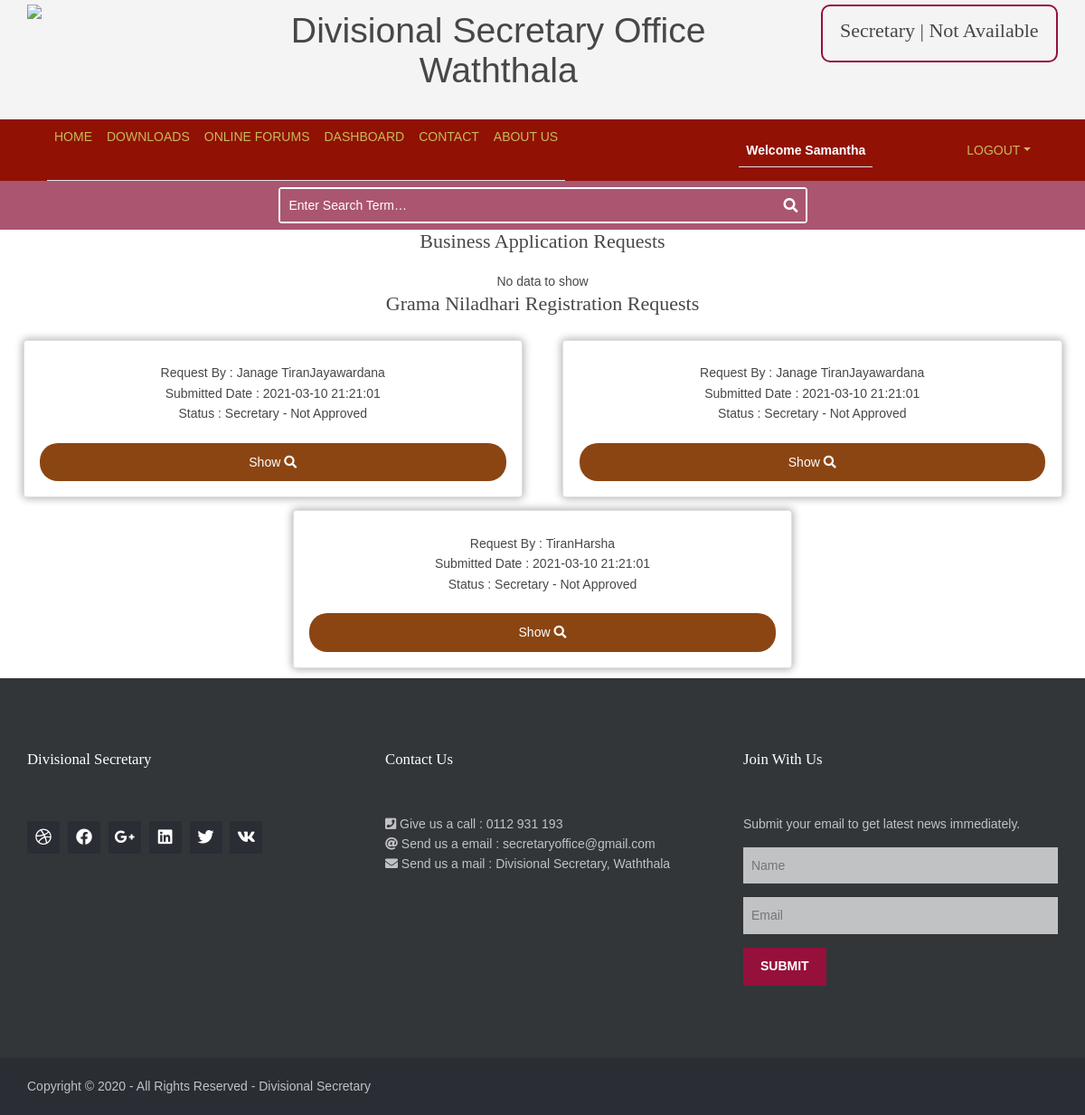
The page /approvals.php (signed in) on the database its author committed.
### tables this page shows
CREATE TABLE `user` (
  `id` int(11) NOT NULL,
  `firstname` varchar(50) NOT NULL,
  `lastname` varchar(50) NOT NULL,
  `username` varchar(50) NOT NULL,
  `email` varchar(50) NOT NULL,
  `contact` varchar(11) NOT NULL,
  `nic` varchar(200) NOT NULL,
  `password` varchar(50) NOT NULL,
  `type` int(11) NOT NULL,
  `division` varchar(200) NOT NULL,
  `approved` int(11) NOT NULL DEFAULT '0',
  `date` datetime NOT NULL DEFAULT CURRENT_TIMESTAMP
);

### approvals.php (the view, shortened to what this page needs)
<?php
    require "connection/connection.php";
    include "support/header.php";
?>
<?php
    if($_SESSION['TYPE'] == '1'){
        $sql1  = "SELECT * FROM business_registration WHERE grama_niladhari_approval= '1' && secretary_approval='0'";
    }
    $sql3  = "SELECT * FROM user WHERE approved= '0'";
    $result_business = mysqli_query($conn, $sql1);
    $result_user = mysqli_query($conn, $sql3);
    $business = mysqli_fetch_all($result_business,MYSQLI_ASSOC);
    $user_req = mysqli_fetch_all($result_user,MYSQLI_ASSOC);
?>
<link href="layout/styles/dashboard.css" rel="stylesheet" type="text/css" media="all">
<div class="text-center">
    <h1>Business Application Requests</h1>
    <?php
        if($business == null){
            echo "No data to show";
        }
    ?>
    <?php
        if($_SESSION['TYPE'] == '1'){
    ?>
    <h1>Grama Niladhari Registration Requests</h1>
    <div class="p_box row m-1 justify-content-center align-items-center">
            <?php
                foreach($user_req as $obj){
            ?>
        <div class="col-md-6 ">
            <div class="card m-2 overflow-hidden">
                <div class="card-body ">
                    <div class="p-2">
                        <p>
                           Request By : <?php echo $obj['firstname']; echo $obj['lastname']; ?>
                           <br>
                           Submitted Date : <?php echo $obj['date']; ?>
						   <br>
                            Status : Secretary - Not Approved
                        </p>
                    </div>
                    <a href="view_register.php?id=<?php echo $obj['id'] ?>">
                        <div class="p_button text-center">
                            Show <i class="fa fa-search"></i>
                        </div>
                    </a>
                </div>
            </div>
        </div>
        <?php
                }
        ?>
    </div>
    <?php
        }
    ?>
</div>
<?php
    include "support/footer.php";
?>

### layout/styles/layout.css (style rules this page uses)
body { color:#474747; background-color:#FFFFFF; }
a { color:#95103B; }

### layout/styles/dashboard.css (style rules this page uses)
.card { box-shadow: 0px 0px 10px 1px rgba(0, 0, 0, 0.329); transition: ease-in 0.5s; }
.card-body { transition:ease-in 0.2s ; }
.p_button { background-color: saddlebrown; padding: 10px; border-radius: 20px; text-decoration: none; color: rgb(255, 255, 255); }

### layout/styles/framework.css (style rules this page uses)
html { overflow-y:scroll; overflow-x:hidden; }
html, body { margin:0; padding:0; font-size:14px; line-height:1.6em; }
*, *::before, *::after { box-sizing:border-box; }
a { outline:none; text-decoration:none; }
body, input, textarea, select { font-family:Verdana, Geneva, sans-serif; }
h1, h2, h3, h4, h5, h6, .heading { font-family:Georgia, "Times New Roman", Times, serif; }
::placeholder { opacity:1; }
h1, h2, h3, h4, h5, h6, .heading { margin:0 0 20px 0; font-size:22px; line-height:normal; font-weight:normal; text-transform:capitalize; }

### rows shown on the page
user: firstname "Janage Tiran", lastname "Jayawardana", date "2021-03-10 21:21:01"
user: firstname "Janage Tiran", lastname "Jayawardana", date "2021-03-10 21:21:01"
user: firstname "Tiran", lastname "Harsha", date "2021-03-10 21:21:01"

### other values the page prints
$text "Not Available"
$_SESSION['username'] "Samantha"
